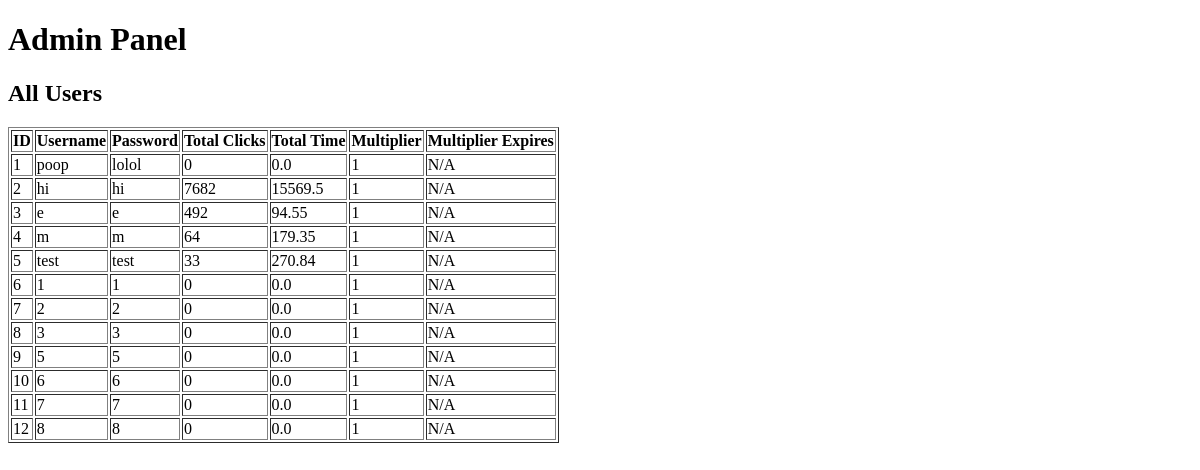
The page /admin on the database as committed earlier.
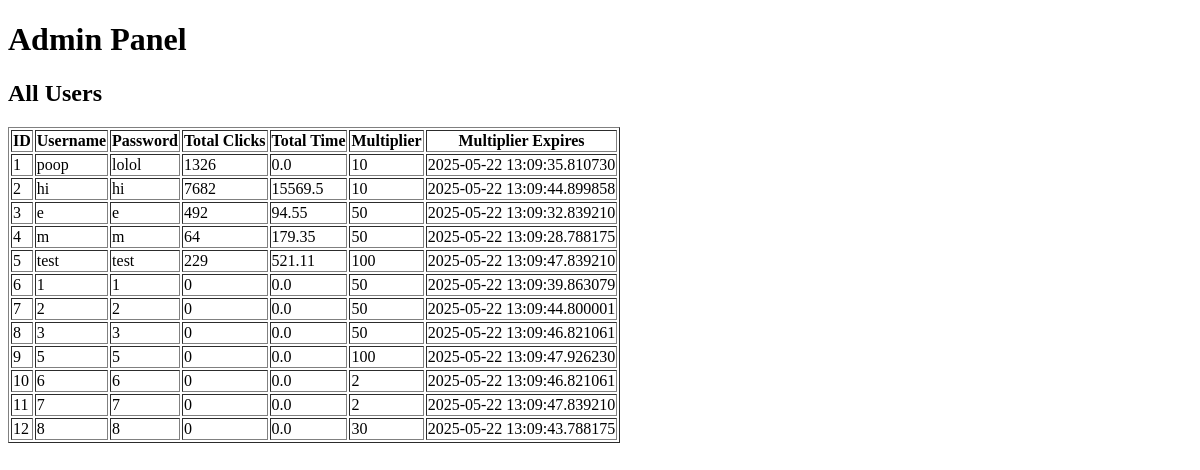
The same page on the database as committed later.
### app.py (models this page shows)
class User(db.Model):
    id = db.Column(db.Integer, primary_key=True)
    username = db.Column(db.String(80), unique=True, nullable=False)
    password = db.Column(db.String(80), nullable=False)  # Simple password storage
    total_clicks = db.Column(db.Integer, default=0)
    total_time = db.Column(db.Float, default=0.0)
    multiplier = db.Column(db.Integer, default=1)
    multiplier_expires = db.Column(db.DateTime, nullable=True)

### app.py (the view)
@app.route('/admin')
def admin():
    users = User.query.all()
    return render_template('admin.html', users=users)

### templates/admin.html (shortened to what this page needs)
<!DOCTYPE html>
<html lang="en">
<head>
</head>
<body>
    <h1>Admin Panel</h1>
    <h2>All Users</h2>
    <table border="1">
        <thead>
            <tr>
                <th>ID</th>
                <th>Username</th>
                <th>Password</th>
                <th>Total Clicks</th>
                <th>Total Time</th>
                <th>Multiplier</th>
                <th>Multiplier Expires</th>
            </tr>
        </thead>
        <tbody>
            {% for user in users %}
            <tr>
                <td>{{ user.id }}</td>
                <td>{{ user.username }}</td>
                <td>{{ user.password }}</td>
                <td>{{ user.total_clicks }}</td>
                <td>{{ user.total_time | round(2) }}</td>
                <td>{{ user.multiplier }}</td>
                <td>{{ user.multiplier_expires if user.multiplier_expires else 'N/A' }}</td>
            </tr>
            {% else %}
            <tr>
                <td colspan="6">No users found.</td>
            </tr>
            {% endfor %}
        </tbody>
    </table>
</body>
</html>

Rows that differ between the two databases and show on the page:
changed User "poop": total_clicks "0" → "1326"; multiplier "1" → "10"; multiplier_expires "N/A" → "2025-05-22 13:09:35.810730"
changed User "hi": multiplier "1" → "10"; multiplier_expires "N/A" → "2025-05-22 13:09:44.899858"
changed User id 3: multiplier "1" → "50"; multiplier_expires "N/A" → "2025-05-22 13:09:32.839210"
changed User id 4: multiplier "1" → "50"; multiplier_expires "N/A" → "2025-05-22 13:09:28.788175"
changed User "test": total_clicks "33" → "229"; total_time "270.84" → "521.11"; multiplier "1" → "100"; multiplier_expires "N/A" → "2025-05-22 13:09:47.839210"
changed User id 6: multiplier "1" → "50"; multiplier_expires "N/A" → "2025-05-22 13:09:39.863079"
changed User id 7: multiplier "1" → "50"; multiplier_expires "N/A" → "2025-05-22 13:09:44.800001"
changed User id 8: multiplier "1" → "50"; multiplier_expires "N/A" → "2025-05-22 13:09:46.821061"
changed User id 9: multiplier "1" → "100"; multiplier_expires "N/A" → "2025-05-22 13:09:47.926230"
changed User id 10: multiplier "1" → "2"; multiplier_expires "N/A" → "2025-05-22 13:09:46.821061"
changed User id 11: multiplier "1" → "2"; multiplier_expires "N/A" → "2025-05-22 13:09:47.839210"
changed User id 12: multiplier "1" → "30"; multiplier_expires "N/A" → "2025-05-22 13:09:43.788175"
